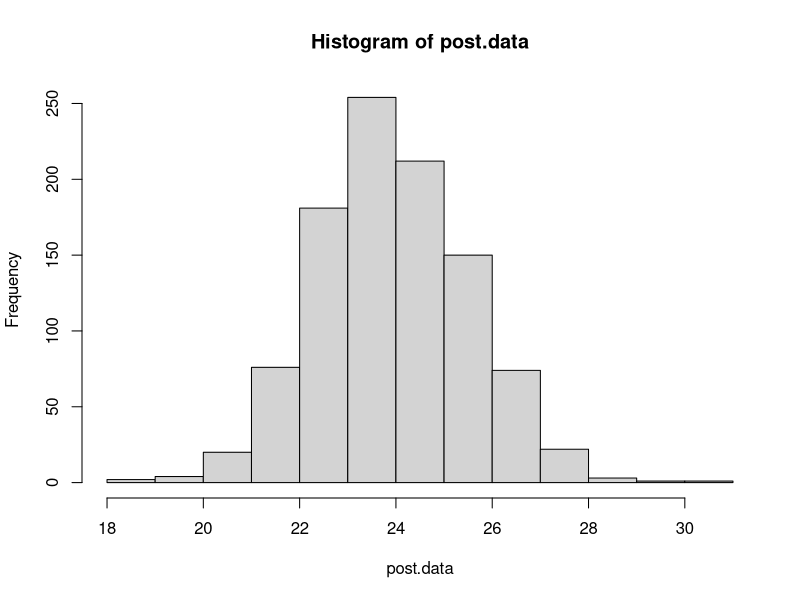

Reproduce this figure in R.
## ---- chunk 1
require(tufte)
require(knitr)
opts_chunk$set(cache = FALSE)
opts_chunk$set(fig.align = 'center', fig.height = 3.5, fig.width = 3.5, collapse = TRUE, highlight = TRUE)
## ---- chunk 2
rm(list=ls())
## ---- chunk 3
q2.table <- matrix(
  c(24,25,31,31,22,21,26,20,16,22,3863,4300,5027,5481,5814,6033,5877,6223,7433,7107),
    ncol = 2,
    nrow = 10
  )
rownames(q2.table) <- c("1976","1977","1978","1979","1980","1981","1982","1983","1984","1985")
colnames(q2.table) <- c("Fatal Accidents", "Passenger Miles")
sum.accidents <- sum(q2.table[,1])
kable(q2.table, format="markdown", align = rep("c", dim(q2.table)[2] + 1), col.names = c("Fatal Accidents", "Passenger Miles"))
## ---- chunk 4
# theta <- rgamma(1000,238)/10
# y1986 <- rpois(1000,theta)
# print (sort(y1986)[c(25,976)])

a0 <- 1; b0 <- 0; mu.y <- 23.8; n <- 10

post.data <- rgamma(1000,a0 + n*mu.y, b0 + n)
## ---- chunk 5
hist(post.data)
## ---- chunk 6
mu.y
qgamma(0.025,a0 + n*mu.y, b0 + n)
qgamma(0.975,a0 + n*mu.y, b0 + n)
## ---- chunk 7
rm(list=ls())
## ---- chunk 8
row.symbols = c(ni='n\U1D62', ybar='y\u0305\U1D62', sigmaSq="s\U00B2\U1D62")
q3.table = matrix(c(16,19,14,12,8,15.3,16.2,16.4,13.2,13.5,8.2,12.3,7.9,5.2,6.2), 3, 5)
colnames(q3.table) = c("1", "2", "3","4", "5")
row.labels = c(row.symbols['ni'], row.symbols['ybar'], row.symbols['sigmaSq'])
rownames(q3.table) = row.labels
kable(q3.table, align = rep(c("c","c"), dim(q3.table)[2] + 1), caption = "Corn Yield Data by Grower", escape = TRUE)
